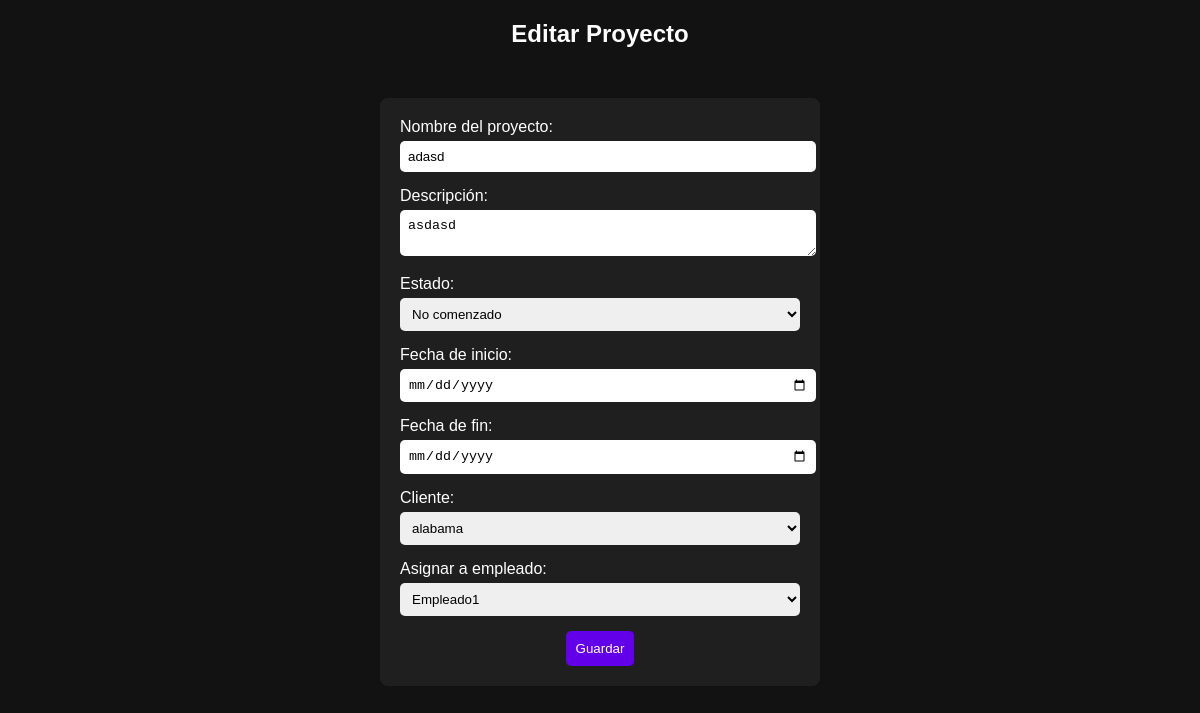
The app's page /editar_proyecto.php?id=12 (signed in) with its own data.
### tables this page shows
create table `proyectos` (
  `id` int(11) not null,  
  `cliente_id` int(11) not null,  
  `empleado_id` int(11) default null,  
  `nombre` varchar(100) not null,  
  `descripcion` text default null,  
  `estado` enum('No iniciado','En progreso','Finalizado') default 'No iniciado',  
  `prioridad` enum('Alta','Media','Baja') default 'Media',  
  `fecha_inicio` date default null,  
  `fecha_fin` date default null,  
  `fecha_asignacion` date default curdate(),  
  `fecha_limite` date default null  
);

create table `clientes` (
  `id` int(11) not null,  
  `nombre` varchar(50) not null,  
  `correo` varchar(100) default null,  
  `telefono` varchar(20) default null,  
  `empresa` varchar(100) default null,  
  `ciudad` varchar(50) default null  
);

create table `usuarios` (
  `id` int(11) not null,  
  `nombre` varchar(50) not null,  
  `correo` varchar(100) not null,  
  `contrasena` varchar(255) not null,  
  `rol` enum('admin','empleado') not null  
);

### editar_proyecto.php (the view, shortened to what this page needs)
<?php
$conexion = new mysqli("localhost", "root", "", "crm_clientes");
$id = $_GET['id'];
$proyecto = $conexion->query("SELECT * FROM proyectos WHERE id=$id")->fetch_assoc();
if ($_SESSION['rol'] === 'admin') {
    $clientes = $conexion->query("SELECT * FROM clientes");
    $empleados = $conexion->query("SELECT * FROM usuarios WHERE rol='empleado'");
}
?>
<!DOCTYPE html>
<html>
<head>
</head>
<body>
<h2>Editar Proyecto</h2>
<form method="POST">
    <?php if ($_SESSION['rol'] === 'admin'): ?>
        <label>Nombre del proyecto:</label>
        <input type="text" name="nombre" value="<?= $proyecto['nombre'] ?>" required>
        <label>Descripción:</label>
        <textarea name="descripcion" required><?= $proyecto['descripcion'] ?></textarea>
        <label>Estado:</label>
        <select name="estado" required>
            <option value="no comenzado" <?= $proyecto['estado']=='no comenzado'?'selected':'' ?>>No comenzado</option>
        </select>
        <label>Fecha de inicio:</label>
        <input type="date" name="fecha_inicio" value="<?= $proyecto['fecha_inicio'] ?>" required>
        <label>Fecha de fin:</label>
        <input type="date" name="fecha_fin" value="<?= $proyecto['fecha_fin'] ?>" required>
        <label>Cliente:</label>
        <select name="cliente_id" required>
            <?php while ($c = $clientes->fetch_assoc()): ?>
                <option value="<?= $c['id'] ?>" <?= $c['id']==$proyecto['cliente_id']?'selected':'' ?>><?= $c['nombre'] ?></option>
            <?php endwhile; ?>
        </select>
        <label>Asignar a empleado:</label>
        <select name="empleado_id" required>
            <?php while ($e = $empleados->fetch_assoc()): ?>
                <option value="<?= $e['id'] ?>" <?= $e['id']==$proyecto['empleado_id']?'selected':'' ?>><?= $e['nombre'] ?></option>
            <?php endwhile; ?>
        </select>
    <?php endif; ?>
    <button type="submit">Guardar</button>
</form>
</body>
</html>

### editar_proyecto.php (style rules this page uses)
body { font-family: Arial; background:#121212; color:#fff; text-align:center; }
form { max-width:400px; margin:50px auto; padding:20px; background:#1f1f1f; border-radius:8px; }
label { display:block; text-align:left; margin-bottom:5px; }
input, select, textarea { width:100%; padding:8px; margin-bottom:15px; border-radius:5px; border:none; }
button { background:#6200ea; color:white; padding:10px; border:none; border-radius:5px; cursor:pointer; }

### records on screen
proyectos: nombre "adasd", descripcion "asdasd", cliente_id "alabama", empleado_id "Empleado1"
